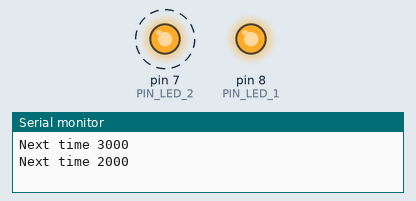
Simulated run of this sketch. Board: Arduino Uno, built with avr-gcc and run on an emulated ATmega328P. On the bench: output pins drawn as LEDs (lit = HIGH), the last lines printed to the serial monitor. Dashed ring = blinking.

Above: at 0.2 s.
At 5.2 s:
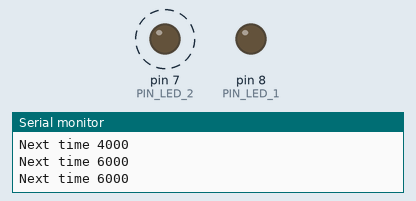
Timing chart, 0 to 6.9 s (numbered marks = the images above):
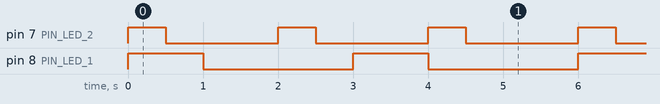

The sketch:

3_solution_factorise.ino
```cpp
#define PIN_LED_1 8
#define PIN_LED_2 7

// Structure en vue de stocker tout les parametres propre a une Tache
struct Tache{
    int pin = 0;
    unsigned long interval = 0;
    unsigned long duree = 0;
    unsigned long debut = 0;
    unsigned long fin = 0;
    bool relever_timing = false;
    bool en_activation = false;
    bool en_cours = false;
};

// Déclaration des 2 taches
Tache tache_1;
Tache tache_2;

unsigned long temps_ecoule;

void setup() {

    //Communication série
    Serial.begin(9600);

    //LED setting mode OUTPUT
    pinMode(PIN_LED_1, OUTPUT);
    pinMode(PIN_LED_2, OUTPUT);

    //Parametrage des taches
    tache_1.pin = PIN_LED_1;
    tache_2.pin = PIN_LED_2;

    tache_1.interval = 3000;
    tache_2.interval = 2000;

    tache_1.duree = 1000;
    tache_2.duree = 500;

}

// Fonction qui attend une tache et le temps ecoulé pour prendre des décisions.
// Notez ici que tache est passée par référence afin de l'editer et la mettre à jour en memoire

void verif_tache(Tache &tache, unsigned long temps_ecoule){

    //Observe si la date de début à été atteinte
    if(tache.debut <= temps_ecoule){
        //Calcule la prochaine date de debut
        tache.debut += tache.interval;

        //Active la log
        tache.relever_timing = true;

        //Met la tache "en cours d'activation"
        tache.en_activation = true;
    }

    // Observe si la tache est "en cours d'activation"
    if(tache.en_activation){
        // Desactive le mode "en cours d'activation"
        tache.en_activation = false;

        //Calcule la date de fin de la tache
        tache.fin = temps_ecoule + tache.duree;

        //Met la tache "en cours"
        tache.en_cours = true;

        //Allume la LED
        digitalWrite(tache.pin, HIGH);
    }

    // Observe si la tache est "en cours"
    if(tache.en_cours){
        // Observe si la tache est périmée
        if(tache.fin <= temps_ecoule){
            //Eteint la LED
            digitalWrite(tache.pin, LOW);

            //Désactive la tache
            tache.en_cours = false;
        }
    }

    // Observe si la log est active
    if(tache.relever_timing){
        // Désactive la log
        tache.relever_timing = false;

        // Envoie la log sur le canal série
        Serial.print("Next time ");
        Serial.println(tache.debut);
    }
}

void loop() {
    //Collecte le temps ecoulé en début de boucle
    temps_ecoule = millis();

    //Soumet tache1 et tache2 à la vérification et mis à jour de leurs etat.
    verif_tache(tache_1, temps_ecoule);
    verif_tache(tache_2, temps_ecoule);
}
```

Measured:
- by itself, pin 7 (PIN_LED_2): alternates HIGH for 0.50 s and LOW for 1.5 s
- by itself, pin 8 (PIN_LED_1): alternates HIGH for 1.0 s and LOW for 2.0 s
- by itself, everything shown: repeats every 6.0 s, in 8 steps
